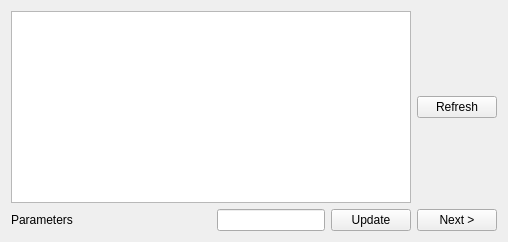
      <widget class="QWidget" name="tabParameters">
       <attribute name="title">
        <string>Parameters</string>
       </attribute>
       <layout class="QVBoxLayout" name="verticalLayout_10">
        <item>
         <layout class="QHBoxLayout" name="horizontalLayout_2">
          <item>
           <widget class="QListWidget" name="paramList">
            <property name="whatsThis">
             <string>&lt;html&gt;&lt;head/&gt;&lt;body&gt;&lt;p&gt;&lt;span style=&quot; color:#000000;&quot;&gt;This tab allows one to set the dynamic parameters for a benchmark run. First click refresh to get the set of parameters. Then select a parameter and enter a new value in the lower right edit box. Click update to use the new value. Click 'next' to move to the next step.&lt;/span&gt;&lt;/p&gt;&lt;/body&gt;&lt;/html&gt;</string>
            </property>
           </widget>
          </item>
          <item>
           <widget class="QPushButton" name="paramRefresh">
            <property name="toolTip">
             <string>Refresh (or create) the set of model parmeters</string>
            </property>
            <property name="text">
             <string>Refresh</string>
            </property>
           </widget>
          </item>
         </layout>
        </item>
        <item>
         <layout class="QHBoxLayout" name="_5">
          <property name="spacing">
           <number>6</number>
          </property>
          <property name="margin">
           <number>0</number>
          </property>
          <item>
           <widget class="QLabel" name="paramName">
            <property name="sizePolicy">
             <sizepolicy hsizetype="Preferred" vsizetype="Preferred">
              <horstretch>0</horstretch>
              <verstretch>0</verstretch>
             </sizepolicy>
            </property>
            <property name="minimumSize">
             <size>
              <width>200</width>
              <height>0</height>
             </size>
            </property>
            <property name="text">
             <string>Parameters</string>
            </property>
            <property name="wordWrap">
             <bool>false</bool>
            </property>
           </widget>
          </item>
          <item>
           <widget class="QLineEdit" name="paramValue"/>
          </item>
          <item>
           <widget class="QPushButton" name="paramUpdate">
            <property name="toolTip">
             <string>Update selected parameter value</string>
            </property>
            <property name="text">
             <string>Update</string>
            </property>
           </widget>
          </item>
          <item>
           <widget class="QPushButton" name="nextStep_parameters">
            <property name="toolTip">
             <string>Go to next tab page</string>
            </property>
            <property name="text">
             <string>Next &gt;</string>
            </property>
           </widget>
          </item>
         </layout>
        </item>
       </layout>
      </widget>
